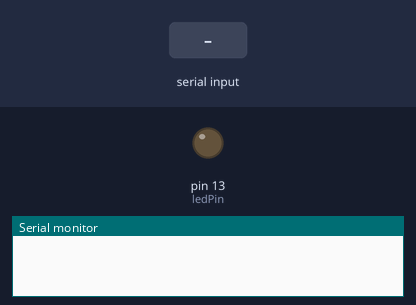
Bench run of a sketch on a simulated Arduino Uno, built with avr-gcc and run on an emulated ATmega328P. Shown: output pins drawn as LEDs (lit = HIGH), the last lines printed to the serial monitor. Inputs (shaded band) come from the test bench.

Above: at 1.2 s.
1.3 s: "A" received over Serial
At 2.3 s:
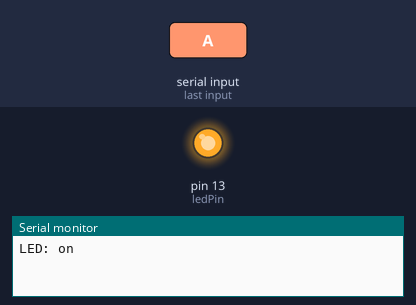
2.8 s: "B" received over Serial
At 3.5 s:
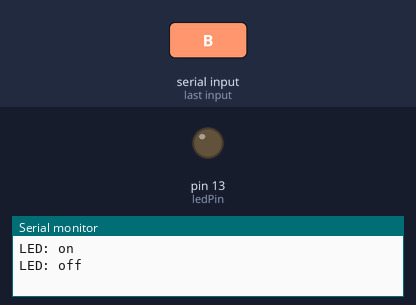
Timing chart, 0 to 5.8 s (numbered marks = the images above; inputs shaded):
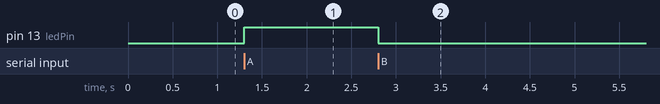

Measured:
- after the input at 1.3 s, pin 13 (ledPin): LOW → HIGH at once
- after the input at 2.8 s, pin 13 (ledPin): HIGH → LOW at once

The sketch:

TestandoBluetooth.ino
```cpp
int ledPin = 13;
int state = 0;
int flag = 0;

void setup(){
 pinMode(ledPin, OUTPUT);
 digitalWrite(ledPin, LOW);
 Serial.begin(9600);
}

void loop(){
  if(Serial.available() > 0 ){
   state = Serial.read();
   flag = 0;
  }
  if(state == 'B'){
    digitalWrite(ledPin, LOW);
    if(flag == 0 ){
      Serial.println("LED: off");
      flag = 1;
    }
  }
  else if(state == 'A'){
    digitalWrite(ledPin, HIGH);
    if(flag == 0 ){
      Serial.println("LED: on");
      flag = 1;
    }
  }
}
```
